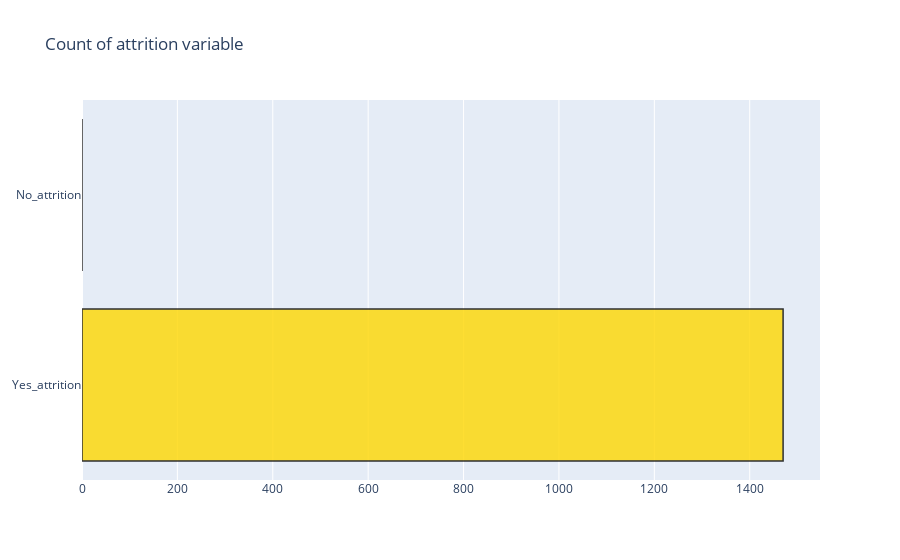

Here is the notebook cell this chart was saved with:
### Code cell
trace = go.Bar(x = (len(attrition), len(no_attrition)), y = ['Yes_attrition', 'No_attrition'], orientation = 'h', opacity = 0.8, marker=dict(
        color=['gold', 'lightskyblue'],
        line=dict(color='#000000',width=1.5)))

layout = dict(title =  'Count of attrition variable')
                    
fig = dict(data = [trace], layout=layout)
py.iplot(fig)

### Figure 1 — Plotly figure (JSON) as saved in the notebook; plotly's stock layout.template omitted (floating-point values rounded to 4 significant figures)
{"data": [{"marker": {"color": ["gold", "lightskyblue"], "line": {"color": "#000000", "width": 1.5}}, "opacity": 0.8, "orientation": "h", "type": "bar", "x": [1470, 0], "y": ["Yes_attrition", "No_attrition"]}], "layout": {"title": {"text": "Count of attrition variable"}}}
